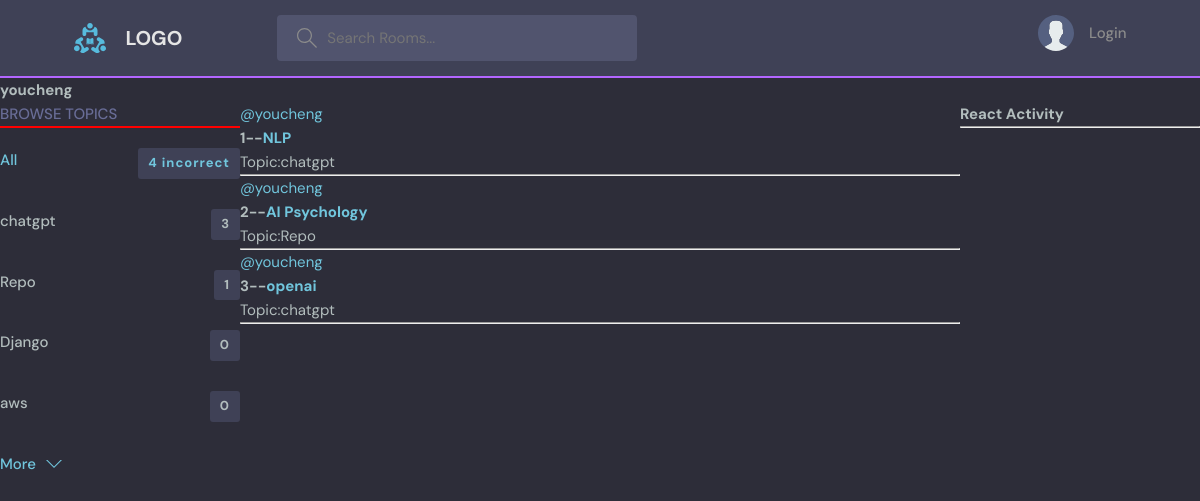
Page /profile/1/ on the earlier database version.
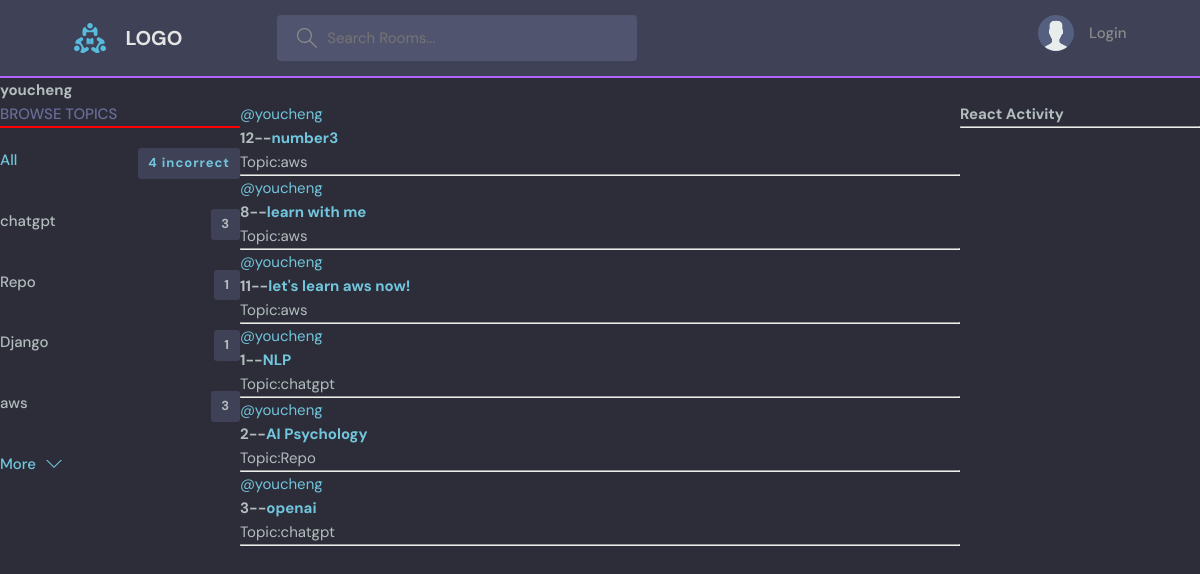
Same page on the later database version.
### base/models.py (models this page shows, shortened)
class Topic(models.Model):
    name = models.CharField(max_length=200)

class Room(models.Model): #Room 是 Topic 的child
    host = models.ForeignKey(User, on_delete=models.SET_NULL, null=True)
    topic = models.ForeignKey(Topic, on_delete=models.SET_NULL, null=True) #Class topic在上面，所以直接用，如果是在下面，要以字串'Topic'呼叫
    name = models.CharField(max_length=200)
    description = models.TextField(null=True, blank=True)
    participants = models.ManyToManyField(
        User, related_name='participants', blank=True) #前面用過User表格了，這裡要在取用另一個User表格，所以要related_name
    updated = models.DateTimeField(auto_now=True)
    created = models.DateTimeField(auto_now_add=True)
    class Meta:
       ordering = ['-updated', '-created']

### base/views.py (the view)
# urls.py: path('profile/<str:pk>/', views.userProfile, name="user-profile"),
def userProfile(request,pk):
    user = User.objects.get(id=pk)
    rooms = user.room_set.all()
    room_message = user.message_set.all()
    topics = Topic.objects.all()
    context = {'user':user,
               'rooms':rooms,
               'room_message':room_message,
               'topics':topics}
    return render(request,'base/profile.html',context)

### base/templates/base/profile.html (shortened to what this page needs)
{% extends 'main.html' %}
{% block content %}
<h1>{{user.username}}</h1>
<div class="profile-container">
    <div>
        {% include 'base/topics_component.html' %}
    </div>
    <div>
        {% include 'base/feed_component.html' %}
    </div>
    <div>
        {% include 'base/activity_component.html' %}
    </div>
</div>
{% endblock %}

### templates/main.html (shortened to what this page needs)
<!DOCTYPE html>
{% load static %}
<html lang="en">
  <head>
    <link rel="stylesheet" href="{% static 'styles/style.css' %}" />
  </head>
  <body>
    {% include 'navbar.html' %}
    {% block content %}
    {% endblock %}
  </body>
</html>

### templates/navbar.html (shortened to what this page needs)
{% load static %}
<header class="header header--loggedIn">
      <div class="container">
        <a href="{% url 'home' %}" class="header__logo">
          <img src="{% static 'images/logo.svg' %}" />
          <h1>LOGO</h1>
        </a>
        <form class="header__search" method="GET" action="{% url 'home' %}">
          <label>
            <input  type="text" name="q" placeholder="Search Rooms..."/>
          </label>
        </form>
        <nav class="header__menu">
          {% if request.user.is_authenticated %}
            <div class="header__user">
              <a href="profile.html">
                <div class="avatar avatar--medium active">
                  <img src="https://randomuser.me/api/portraits/men/37.jpg" />
                </div>
                <p>{{ request.user.username }} <span>@ {{ request.user.username }}</span></p>
              </a>
              <button class="dropdown-button">
                <svg version="1.1" xmlns="http://www.w3.org/2000/svg" width="32" height="32" viewBox="0 0 32 32">
                  <title>chevron-down</title>
                  <path d="M16 21l-13-13h-3l16 16 16-16h-3l-13 13z"></path>
                </svg>
              </button>
            </div>
          {% else %}
            <a href="{% url 'login' %}">
              <img src="{% static 'images/avatar.svg' %}" />
              <p>Login</p>
            </a>
          {% endif %}
        </nav>
      </div>
</header>
<hr color="#b366ff">

### base/templates/base/topics_component.html
<div class="topics">
    <div class="topics__header">
      <h2>Browse Topics</h2>
      <hr color="red">
    </div>
    <ul class="topics__list">
      <li>
        <a href="{% url 'home' %}" class="active">All <span>{{topics.count}} incorrect</span></a>
      </li>
      {% for topic in topics %}
      <li>
        <a href="{% url 'home' %}?q={{topic.name}}">{{topic.name}} <span>{{topic.room_set.count}}</span></a>
      </li>
      {% endfor%}
    </ul>
    <a class="btn btn--link" href="topics.html">
      More
      <svg version="1.1" xmlns="http://www.w3.org/2000/svg" width="32" height="32" viewBox="0 0 32 32">
        <title>chevron-down</title>
        <path d="M16 21l-13-13h-3l16 16 16-16h-3l-13 13z"></path>
      </svg>
    </a>
  </div>

### base/templates/base/feed_component.html (shortened to what this page needs)
<div>
    {% for room in rooms %}
    <div>
        <a href="{% url 'user-profile' room.host.id %}"> @{{room.host.username}}</a>
        <h5>{{room.id}}--<a href="/room/{{room.id}}">{{room.name}}</a></h5>
        <small>Topic:{{room.topic.name}}</small>
        <hr>
    </div>
    {% endfor %}
</div>

### base/templates/base/activity_component.html (shortened to what this page needs)
<h3>React Activity</h3>
<hr>

### static/styles/style.css (style rules this page uses)
:root { --color-main: #71c6dd; --color-main-light: #e1f6fb; --color-dark: #3f4156; --color-dark-medium: #51546e; --color-dark-light: #696d97; --color-light: #e5e5e5; --color-gray: #8b8b8b; --color-light-gray: #b2bdbd; --color-bg: #2d2d39; --color-success: #5dd693; --color-error: #fc4b0b; }
* { font-family: "DM Sans", -apple-system, BlinkMacSystemFont, "Segoe UI", Roboto, Oxygen, Ubuntu, Cantarell, "Open Sans", "Helvetica Neue", sans-serif; margin: 0; padding: 0; box-sizing: border-box; text-rendering: optimizeLegibility; font-size: inherit; }
html { font-size: 56.25%; }
@media only screen and (min-width: 1200px) { html { font-size: 62.5%; } }
body { line-height: 1.6; font-weight: 400; font-size: 1.5rem; color: var(--color-light-gray); background-color: var(--color-bg); min-height: 100vh; }
img { width: 100%; }
a { display: inline-block; color: var(--color-main); text-decoration: none; }
.container { max-width: 120rem; width: 90%; margin: auto; }
.btn { background-color: transparent; border: none; display: inline-flex; align-items: center; gap: 1rem; cursor: pointer; transition: all ease-in-out 0.3s; padding: 1rem 2rem; border-radius: 5px; box-shadow: 1px 1px 3px 1px rgba(0, 0, 0, 0.15); font-weight: 500; }
.btn--link { border-radius: 0; padding: 0; color: var(--color-main); box-shadow: none; }
.btn > svg { fill: currentColor; width: 1.6rem; height: 1.6rem; }
.header { padding: 1.5rem; background-color: var(--color-dark); }
.header > .container { display: flex; gap: 9.5rem; }
.header__logo, .header__user { display: flex; gap: 2rem; align-items: center; }
.header__logo > img { height: 3.2rem; width: 3.2rem; }
.header__logo > h1 { font-weight: 700; font-size: 2rem; color: var(--color-light); }
.header__search > label { background-color: var(--color-dark-medium); padding: 1.3rem 1rem; display: flex; align-items: center; gap: 1rem; border-radius: 4px; }
.header__search svg { fill: var(--color-gray); width: 2rem; height: 2rem; margin-left: 1rem; }
.header__search input { width: 30rem; background: transparent; border: none; outline: none; color: var(--color-light); }
.header__menu { margin-left: auto; position: relative; }
.header__menu a { display: flex; gap: 1.5rem; align-items: center; font-weight: 500; text-decoration: none; color: var(--color-gray); }
.header__menu img { height: 3.6rem; }
.header__menu p { line-height: 1.2; }
.topics__header { margin-bottom: 2rem; }
.topics__header h2 { text-transform: uppercase; font-weight: 500; color: var(--color-dark-light); }
.topics__list { list-style: none; }
.topics__list li a { display: flex; justify-content: space-between; margin-bottom: 3rem; font-weight: 500; color: var(--color-light-gray); transition: all 0.3s ease-in-out; }
.topics__list li a.active, .topics__list li a:hover { color: var(--color-main); }
.topics__list li a span { padding: 0.5rem 1rem; background-color: var(--color-dark); border-radius: 3px; font-size: 1.3rem; font-weight: 700; letter-spacing: 1px; }

### base/templates/base/profile.html (style rules this page uses)
.profile-container { display:grid; grid-template-columns: 1fr 3fr 1fr; }

Differences in the rows shown:
computed for Topic "Django": room_set.count "0" → "1"
computed for Topic "aws": room_set.count "0" → "3"
added Room: host.username "youcheng", id "12", name "number3", topic.name "aws"
added Room: host.username "youcheng", id "8", name "learn with me", topic.name "aws"
added Room: host.username "youcheng", id "11", name "let's learn aws now!", topic.name "aws"
